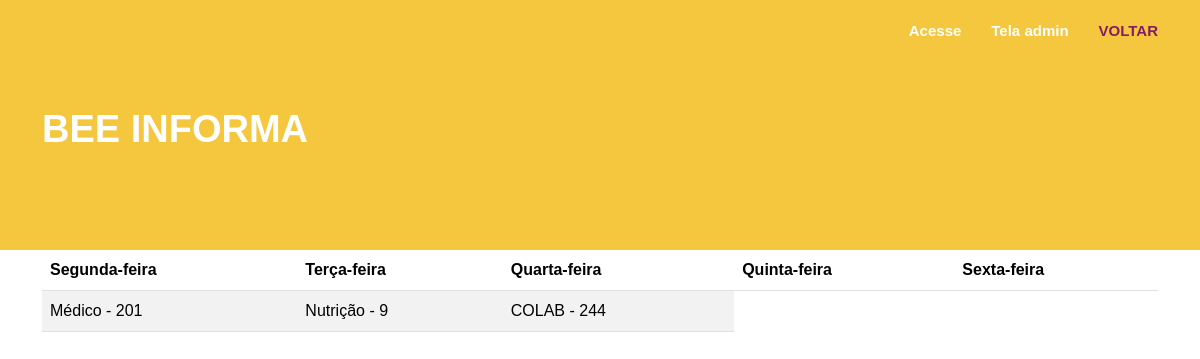
/setores, run on an earlier commit of the app's database.
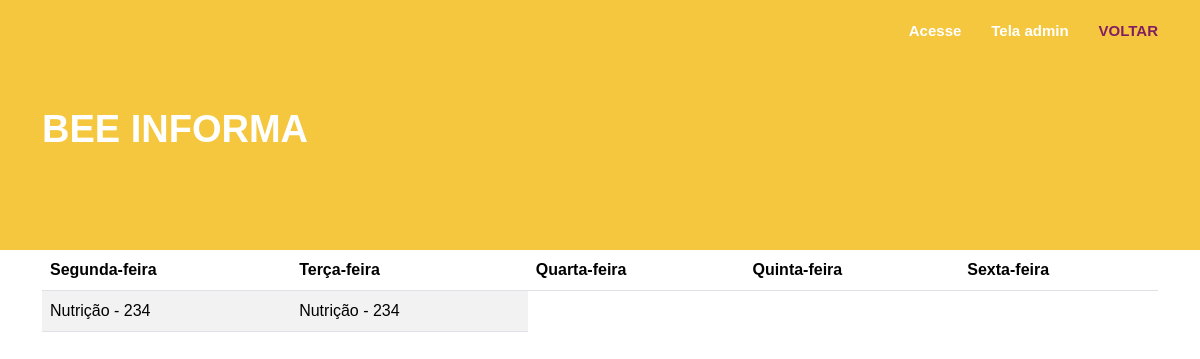
And on a later commit of the database.
### cadastros/models.py (models this page shows, shortened)
class Setores(models.Model):
    DIAS_DA_SEMANA_CHOICES = (
        ("SEG", "Segunda-feira"),
        ("TER", "Terça-feira"),
        ("QUA", "Quarta-feira"),
        ("QUI", "Quinta-feira"),
        ("SEX", "Sexta-feira")
    )
    set_nome = models.CharField(max_length=40)
    set_representante = models.CharField(max_length=60)
    set_numero_sala = models.IntegerField()
    set_dia_semana = models.CharField(max_length=3, choices=DIAS_DA_SEMANA_CHOICES, default="SEG", verbose_name='Dia da Semana')

### cadastros/views.py (the view)
# urls.py: path("setores", views.setor_list, name="setor-list"),
def setor_list(request):
    setores = models.Setores.objects.all()
    context = {'setores': setores}
    return render(request, "listas/setor/setores.html", context)

### cadastros/templates/listas/setor/setores.html (shortened to what this page needs)
{% extends 'modelo.html' %}
{% load static %}
{% block conteudo %}
    <main class="container">
        <table class="table table-striped">
            <thead>
                <tr>
                    <th>Segunda-feira</th>
                    <th>Terça-feira</th>
                    <th>Quarta-feira</th>
                    <th>Quinta-feira</th>
                    <th>Sexta-feira</th>
                </tr>
            </thead>
            <tbody>
                {% for setor in setores %}
                    {% if setor.set_dia_semana == "SEG" %}
                        <td>
                            {{ setor.set_nome}} - {{ setor.set_numero_sala }}
                        </td>
                    {% elif setor.set_dia_semana == "TER" %}
                        <td>
                            {{ setor.set_nome}} - {{ setor.set_numero_sala }}
                        </td>
                    {% elif setor.set_dia_semana == "QUA" %}
                        <td>
                            {{ setor.set_nome}} - {{ setor.set_numero_sala }}
                        </td>
                    {% elif setor.set_dia_semana == "QUI" %}
                        <td>
                            {{ setor.set_nome}} - {{ setor.set_numero_sala }}
                        </td>
                    {% elif setor.set_dia_semana == "SEX" %}
                        <td>
                            {{ setor.set_nome}} - {{ setor.set_numero_sala }}
                        </td>
                    {% endif %}
                {% endfor %}
            </tbody>
        </table>
    </main>
{% endblock %}

### paginas/templates/modelo.html (shortened to what this page needs)
{% load static %}
<!DOCTYPE html>
<html lang="pt-br">
    <head>
        <link rel="stylesheet" href="{% static 'css/bootstrap.min.css' %}">
        <link rel="stylesheet" href="{% static 'css/style.css' %}">
    </head>
    <body>
        {% block cabecalho %}
        <header class="cabecalho">
            <div class="container">
                {% block nav %}
                    <nav class="nav-bar">
                        <ul>
                            <li class="persona-dropdown">
                                <a href="">Acesse</a>
                            </li>
                            <li>
                                <a href="{% url 'tela-admin' %}">Tela admin</a>
                            </li>
                            <li>
                                <a href="{% url 'publico' %}" style="color: var(--roxo-primario)">VOLTAR</a>
                            </li>
                        </ul>
                    </nav>
                {% endblock %}
                {% block header-main %}
                <div id="header-main">
                    <h1>BEE INFORMA</h1>
                </div>
                {% endblock %}
            </div>
        </header>
        {% endblock %}
        {% block conteudo %}
        {% endblock %}
    </body>
</html>

### static/css/style.css (style rules this page uses)
body { font-family: 'Fira Sans', sans-serif; }
.cabecalho { width: 100%; min-height: 250px; height: auto; background-color: var(--amarelo-primario); }
.nav-bar ul { display: flex; flex-direction: row; gap: 30px; justify-content: flex-end; font-size: 14px; }
.nav-bar ul { list-style: none; }
.nav-bar ul li { display: inline-block; margin-top: 20px; }
.nav-bar li a { font-size: 15px; text-decoration: none; color: var(--branco-neutro); font-weight: 600; }
#header-main { margin-top: 4em; }
#header-main h1 { font-weight:800; color: var(--branco-neutro); font-size:38px; }

### static/css/static.css (style rules this page uses)
:root { --branco-neutro: #fff; --roxo-primario: #831E62; --amarelo-primario: #F5C73E; --black: #000; }

What changed in the data, as far as the page shows it:
removed Setores: set_nome "Médico", set_numero_sala "201"
removed Setores: set_nome "Nutrição", set_numero_sala "9"
removed Setores: set_nome "COLAB", set_numero_sala "244"
added Setores: set_nome "Nutrição", set_numero_sala "234"
added Setores: set_nome "Nutrição", set_numero_sala "234"
